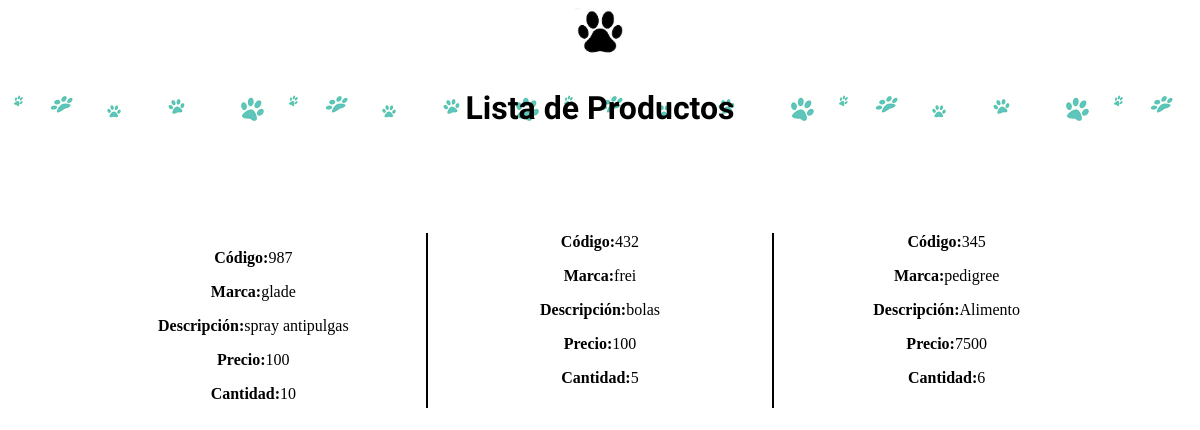
/Listar-Productos.php, run on the app's committed database.
### tables this page shows
CREATE TABLE IF NOT EXISTS `tbarticulos` (
  `ID` int(11) NOT NULL AUTO_INCREMENT,
  `CODIGO` int(11) NOT NULL,
  `MARCA` varchar(20) NOT NULL,
  `DESCRIPCION` varchar(20) NOT NULL,
  `PRECIO` int(11) NOT NULL,
  `CANTIDAD` int(11) NOT NULL,
  `IMAGEN` text NOT NULL,
  PRIMARY KEY (`ID`),
  UNIQUE KEY `CODIGO` (`CODIGO`)
);

### Clases/Articulos.php (called while the page is built, shortened)
<?php
class Articulos {
 function ListarProductos() {
        require './BD/ConexionBD.php';
        $retorno = array();
        $query = "SELECT * FROM tbarticulos";
        $resultado = $mysql->query($query);
        if ($resultado->num_rows > 0) {
            $productos_array = array();
            while ($productos = $resultado->fetch_assoc()) {
                array_push($productos_array, $productos);
            }
            $retorno["valido"] = true;
            $retorno["datos"] = $productos_array;
        } else {
            $retorno["valido"] = false;
        }
        return $retorno;
    }
}

### Listar-Productos.php (the view, shortened to what this page needs)
<?php
include './Clases/Articulos.php';
$producto=new Articulos();
$resultado = $producto->ListarProductos();
?>
<!DOCTYPE html>
<html>
    <head>
        <link href="css/listar-productos.css" rel="stylesheet" type="text/css"/>
    </head>
    <body>
         <section>
             <center>
                 <a href="manten-articulos.php" class="imagen">
                    <img src="images/pchuella.jpg" alt="" width="50px" height="50px"/>
                    </a>
             <h1 class="a">Lista de Productos</h1>
             <div class="columna">
            <?php
            if ($resultado["valido"]) {
                foreach ($resultado["datos"] as $producto){
                    echo "<div class='item'>";
                    echo "<p><strong>Código:</strong>".$producto["CODIGO"]."</p>";
                    echo "<p><strong>Marca:</strong>".$producto["MARCA"]."</p>";
                    echo "<p><strong>Descripción:</strong>".$producto["DESCRIPCION"]."</p>";
                    echo "<p><strong>Precio:</strong>".$producto["PRECIO"]."</p>";
                    echo "<p><strong>Cantidad:</strong>".$producto["CANTIDAD"]."</p>";
                    echo "</div>";
                }
            } else{
                echo "<div class='item'>";
            echo"<p>No se encontraron registros</p>";
                echo"</div>";
            }
            ?>
                 </div>
             </center>
        </section>
    </body>
</html>

### css/listar-productos.css (style rules this page uses)
.a { font-size: xx-large; font-family: 'Love Ya Like A Sister', bold; text-align: center; background-image: url(../images/veterinaria.png);; }
.columna { column-rule: black solid 2px; columns: 3; text-align: center; padding: 5em; }

### data on the page
tbarticulos: CODIGO "987", MARCA "glade", DESCRIPCION "spray antipulgas", PRECIO "100", CANTIDAD "10"
tbarticulos: CODIGO "432", MARCA "frei", DESCRIPCION "bolas", PRECIO "100", CANTIDAD "5"
tbarticulos: CODIGO "345", MARCA "pedigree", DESCRIPCION "Alimento", PRECIO "7500", CANTIDAD "6"
